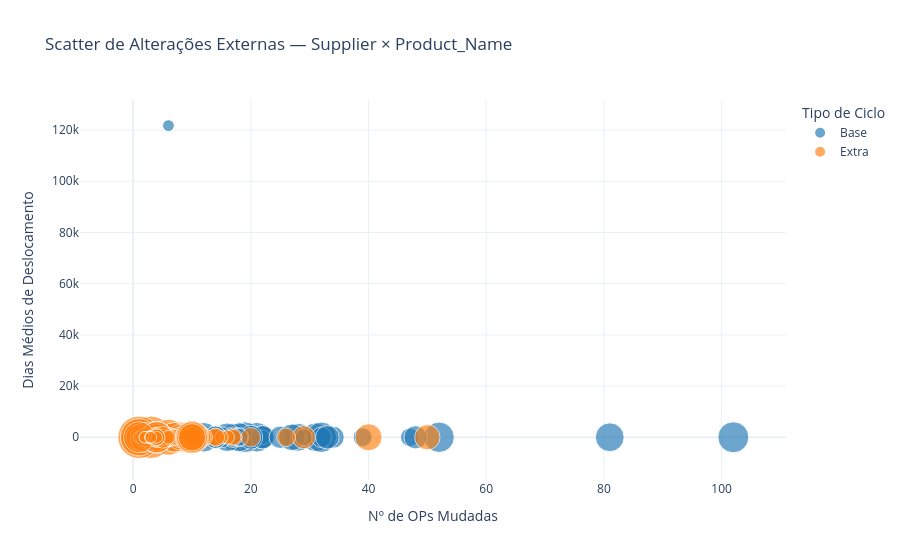

Notebook code cell kept with this figure:
### Code cell
df_freq, df_freq_rev, df_freq_ext, df_supplier_product_ext = prepare_instability_data(df_freq)
plot_instability_scatter(df_supplier_product_ext, colors_cycle)
print("\n=== Top 10 pares Supplier x Product_Name com mais OPs alteradas externamente ===")
print(df_supplier_product_ext.nlargest(10, 'n_ops_mudadas')[
    ['supplier_name', 'product_name', 'cycle_type', 'n_ops_mudadas', 'dias_deslocamento_medio', 'n_rev_ext_medio', 'total_rev_ext']
].to_string(index=False))

### Figure 1 — Plotly figure (JSON) as saved in the notebook; plotly's stock layout.template omitted (floating-point values rounded to 4 significant figures; data arrays with more than 128 entries replaced by an {"elided": "..."} marker saying what was removed)
{"data": [{"customdata": {"elided": "137x3 mixed values"}, "hovertemplate": "Tipo de Ciclo=Base<br>Nº de OPs Mudadas=%{x}<br>Dias Médios de Deslocamento=%{y}<br>Nº Médio de Revisões Externas por OP=%{marker.size}<br>supplier_name=%{customdata[0]}<br>product_name=%{customdata[1]}<br>total_rev_ext=%{customdata[2]}<extra></extra>", "legendgroup": "Base", "marker": {"color": "#1f77b4", "opacity": 0.65, "size": {"elided": "137 float values"}, "sizemode": "area", "sizeref": 0.01444, "symbol": "circle"}, "mode": "markers", "name": "Base", "orientation": "v", "showlegend": true, "type": "scatter", "x": {"elided": "137 int values"}, "xaxis": "x", "y": {"elided": "137 float values"}, "yaxis": "y"}, {"customdata": {"elided": "188x3 mixed values"}, "hovertemplate": "Tipo de Ciclo=Extra<br>Nº de OPs Mudadas=%{x}<br>Dias Médios de Deslocamento=%{y}<br>Nº Médio de Revisões Externas por OP=%{marker.size}<br>supplier_name=%{customdata[0]}<br>product_name=%{customdata[1]}<br>total_rev_ext=%{customdata[2]}<extra></extra>", "legendgroup": "Extra", "marker": {"color": "#ff7f0e", "opacity": 0.65, "size": {"elided": "188 float values"}, "sizemode": "area", "sizeref": 0.01444, "symbol": "circle"}, "mode": "markers", "name": "Extra", "orientation": "v", "showlegend": true, "type": "scatter", "x": {"elided": "188 int values"}, "xaxis": "x", "y": {"elided": "188 float values"}, "yaxis": "y"}], "layout": {"legend": {"itemsizing": "constant", "title": {"text": "Tipo de Ciclo"}, "tracegroupgap": 0}, "title": {"text": "Scatter de Alterações Externas — Supplier × Product_Name"}, "xaxis": {"anchor": "y", "domain": [0, 1], "title": {"text": "Nº de OPs Mudadas"}}, "yaxis": {"anchor": "x", "domain": [0, 1], "title": {"text": "Dias Médios de Deslocamento"}}}}
